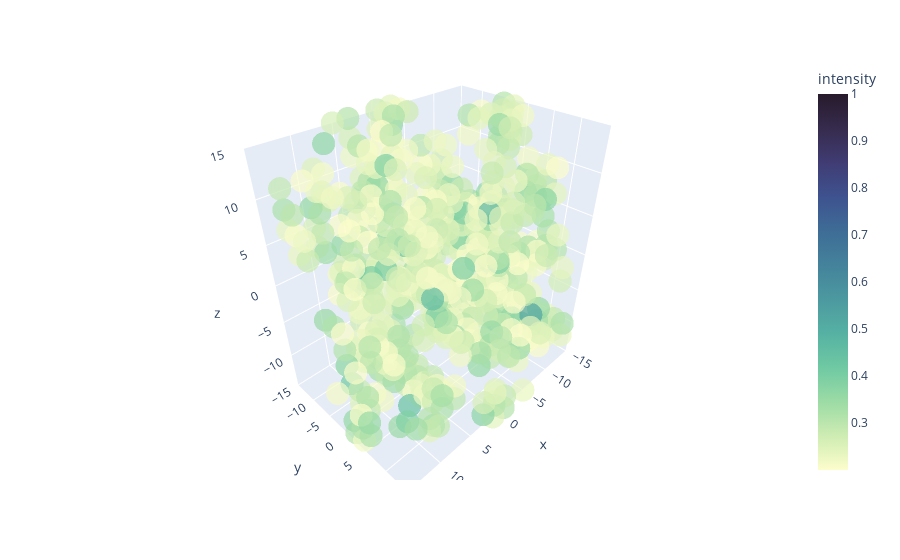

The notebook cell saved with this chart:
### Code cell
field_dict = make_fields(myprotein_dict[0], channels = ['partialcharge'], bin_size=1.0,num_bins=30, ligand=True, ligand_dict=myprotein_dict[1])

from cnns4qspr import visualizer
plottable=plot_field_test(field_dict['partialcharge'],num_bins=30, show=False)
plottable.show()

### Figure 1 — Plotly figure (JSON) as saved in the notebook; plotly's stock layout.template omitted (floating-point values rounded to 4 significant figures; data arrays with more than 128 entries replaced by an {"elided": "..."} marker saying what was removed)
{"data": [{"hovertemplate": "x=%{x}<br>y=%{y}<br>z=%{z}<br>intensity=%{marker.color}<extra></extra>", "legendgroup": "", "marker": {"color": {"elided": "1152 float values"}, "coloraxis": "coloraxis", "opacity": 0.7, "symbol": "circle"}, "mode": "markers", "name": "", "scene": "scene", "showlegend": false, "type": "scatter3d", "x": {"elided": "1152 int values"}, "y": {"elided": "1152 int values"}, "z": {"elided": "1152 int values"}}], "layout": {"coloraxis": {"colorbar": {"title": {"text": "intensity"}}, "colorscale": [[0, "rgb(253, 253, 204)"], [0.09091, "rgb(206, 236, 179)"], [0.1818, "rgb(156, 219, 165)"], [0.2727, "rgb(111, 201, 163)"], [0.3636, "rgb(86, 177, 163)"], [0.4545, "rgb(76, 153, 160)"], [0.5455, "rgb(68, 130, 155)"], [0.6364, "rgb(62, 108, 150)"], [0.7273, "rgb(62, 82, 143)"], [0.8182, "rgb(64, 60, 115)"], [0.9091, "rgb(54, 43, 77)"], [1, "rgb(39, 26, 44)"]]}, "legend": {"tracegroupgap": 0}, "margin": {"t": 60}, "scene": {"domain": {"x": [0, 1], "y": [0, 1]}, "xaxis": {"range": [-15, 15], "title": {"text": "x"}}, "yaxis": {"range": [-15, 15], "title": {"text": "y"}}, "zaxis": {"range": [-15, 15], "title": {"text": "z"}}}, "title": {"text": ""}}}
